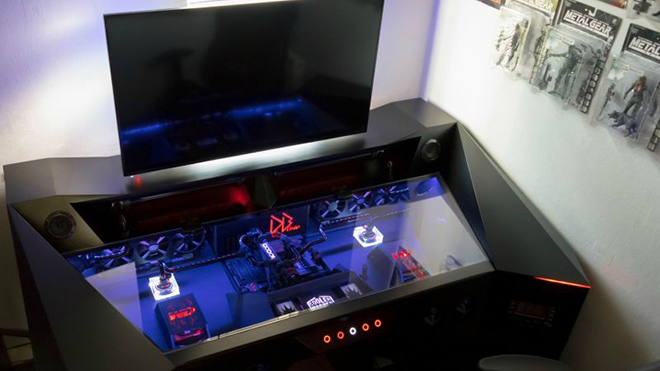
#> input picture projeler/img/bilgisayar.jpg, 660 x 371 px; the run also reads 1 picture not shown here
$ python nesne_bulma.py
#> lines starting #> are read from the running program, lines starting #| are printed output that depends on the picture; after the words box and inside, x2 and y2 are one past the last pixel; in counts of white or black regions, pixels touching at a corner belong together
import cv2
import numpy as np


img=cv2.imread('img/bilgisayar.jpg')
#> img is the input picture: shape (371, 660, 3); mean B, G, R 93.5, 85.1, 85.6
griton=cv2.cvtColor(img,cv2.COLOR_BGR2GRAY)
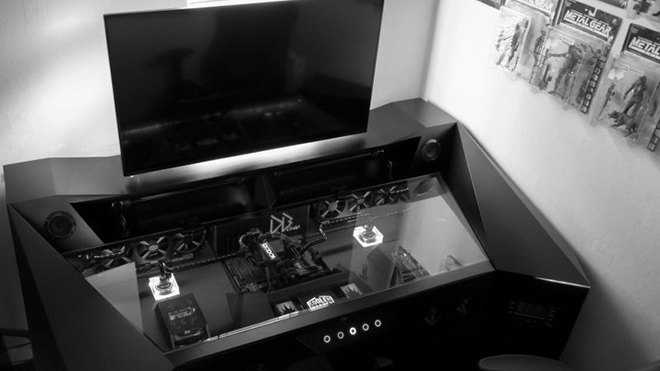
#> griton: shape (371, 660); min 0, max 255, mean 86.2

#istenilen resmin verilmesi
nesne=cv2.imread('img/istenilen.jpg',0)

x,y=nesne.shape[::-1]
#> x = 16; y = 15
#görüntünün şablon görüntüsüyle eşleşen kısımlarını bulmak için kullanılır(matchTemplate).
resim=cv2.matchTemplate(griton,nesne,cv2.TM_CCOEFF_NORMED)
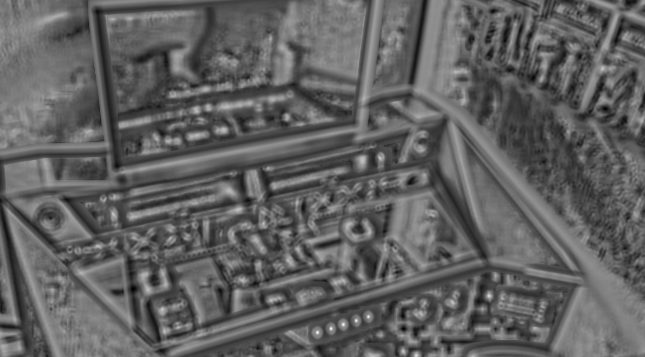
#> resim: shape (357, 645) float32; min -0.59, max 0.997, mean 0.0133; drawn with min black and max white
threshold=0.8 #görüntü eşikleme

loc=np.where(resim > threshold)
#> loc = ([316, 320, 324, 328, 328, 332], [368, 356, 343, 330, 331, 317])

#resmi boyutlarına göre ayarlayıp dikdörtgen içine alma
for n in zip(*loc[::-1]):
    cv2.rectangle(img,n,(n[0]+x,n[1]+y),(0,255,255),2)
#> this loop made 6 passes
#> n on passes 1 to 6: (368, 316), (356, 320), (343, 324), (330, 328), (331, 328), (317, 332)
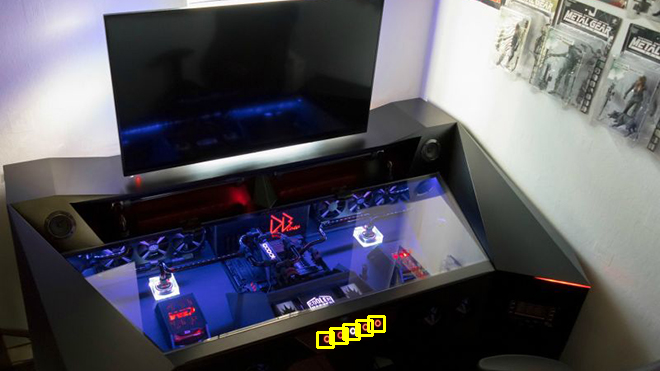
#> img: shape (371, 660, 3); 0.35% of pixels changed, all inside (x1, y1, x2, y2) = (316, 315, 386, 349)

cv2.imshow('bulunan nesne',img)
cv2.waitKey()
cv2.destroyAllWindows()
